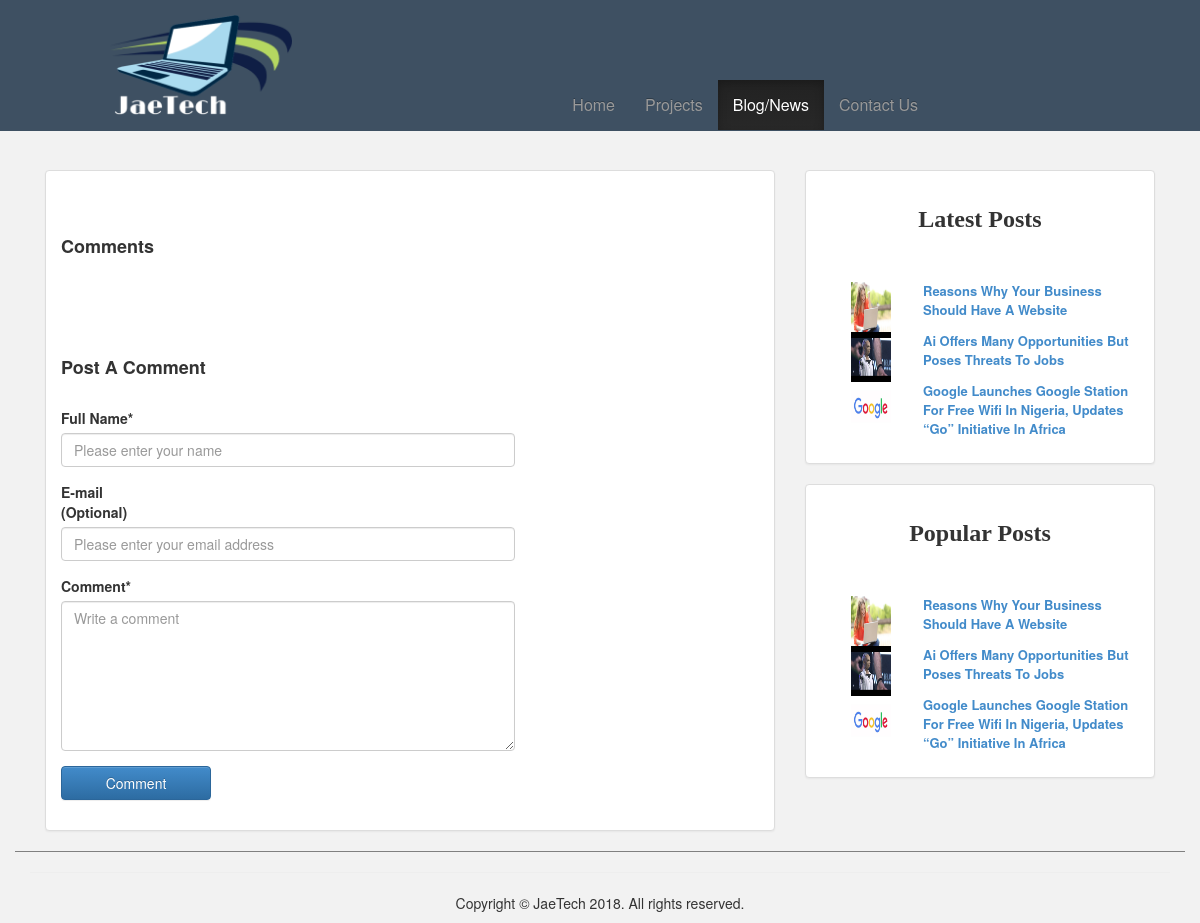
Page /view-post.php on the committed database.
### tables this page shows
CREATE TABLE IF NOT EXISTS `posts` (
  `postid` int(11) NOT NULL AUTO_INCREMENT,
  `posttitle` varchar(700) NOT NULL,
  `attachedfile` varchar(300) NOT NULL,
  `blogPost` varchar(6000) NOT NULL,
  `slugged_title` varchar(400) NOT NULL,
  `dateTime` varchar(100) NOT NULL,
  `hitz` int(200) NOT NULL DEFAULT '0',
  PRIMARY KEY (`postid`)
);

### view-post.php (the view, shortened to what this page needs)
<!DOCTYPE html>
<html lang="en">
<html>
<head>
<link rel="stylesheet" type="text/css" href="css/bootstrap.min.css"/>
<link rel="stylesheet" href="css/font-awesome.min.css">
<link rel="stylesheet" type="text/css" href="css/bootstrap-theme.min.css"/>
<link rel="stylesheet" type="text/css" href="css/style.css"/>
</head>
<body>
	<header class="navbar navbar-inverse navbar-fixed-top bs-docs-nav" role="banner">
		<div class="container nbar">
			<div class="navbar-header">
				<a href="index.php" class="navbar-brand"><img src="img/logo.png" alt="jaetech_logo"  style="height:100px; margin-left: 80px;" align="left" class="img-responsive"/></a>
			</div>
			<nav class="collapse navbar-collapse bs-navbar-collapse" role="navigation">
				<ul class="nav navbar-nav nbar visible-md visible-lg mrgin">
					<li><a href="index.php">Home</a></li>
                    <li><a href="portfolio.php">Projects</a></li>
                    <li class="active"><a href="blog.php">Blog/News</a></li>
					<li><a href="contact.php">Contact Us</a></li>
				</ul>
			</nav>
		</div>
	</header>
	<div class="container margin">
		<div class="row">
			<div class="col-md-12">
				<div class="col-md-8">
					<div class="panel panel-default">
						<div class="panel-body">
							<?php
							include ("db.php");
							?>
							<br/><br/>
							<h4 align="left"><b>Comments</b></h4><br/>
							<br/><br/><br/>
							<h4 align="left"><b>Post A Comment</b></h4><br/>
							<form  action="procomment.php" method="post" id="comments" onsubmit="return validate()">
								<div class="form-group">
									<label for="fulname">Full Name*</label>
									<input type="text" name="fulname" class="form-control" id="fulname" placeholder="Please enter your name" style="width:65%"/>
								</div>
								<div class="form-group">
									<label for="mail">E-mail<br/>(Optional)</label>
									<input type="email" name="mail" class="form-control" id="mail" placeholder="Please enter your email address" style="width:65%"/>
								</div>
								<div class="form-group">
									<label for="comment">Comment*</label>
									<textarea name="comment" class="form-control" id="comment" placeholder="Write a comment" style="min-height: 150px; width:65%"></textarea>
								</div>
								<div class="form-group">
									<input type="submit" name="sndcomment" class="btn btn-primary" id="submit" value="Comment" style="width:150px;"/>
								</div>
							</form>
						</div>
					</div>
				</div>
				<div class="col-md-4">
					<div class="panel panel-default">
						<div class="panel-body">
							<h3 align="center" class="ffam"><b>Latest Posts</b></h3><br/><br/>
							<?php
							$limt = 5;
							$r = "SELECT * FROM posts ORDER BY postid  DESC LIMIT " .$limt;
							$res = mysqli_query($db, $r);
							if($res){
								while($row = mysqli_fetch_array($res)){
									$slug = $row["slugged_title"];
									echo '<div class="col-md-12">';
									echo '<div class="col-md-2">';
									echo '<img src="postfiles/'.$row["attachedfile"].'"  alt="'.$row["posttitle"].'" width="40" height="50"/>';
									echo '</div>';
									echo '<div class="col-md-10 col-md-push-1">';
									echo '<p style="font-weight:bold; font-size:13px; text-transform:capitalize;"><a href="view-post.php?post='.$slug.'">'.$row["posttitle"].'</a></p>';
									echo '</div>';
									echo '</div>';
								}
							}
							?>
						</div>
					</div>
					<div class="panel panel-default">
						<div class="panel-body">
							<h3 align="center" class="ffam"><b>Popular Posts</b></h3><br/><br/>
							<?php
							$res = mysqli_query($db, "SELECT * FROM posts ORDER BY hitz DESC LIMIT 5 ");
							if($res){
								while($row = mysqli_fetch_array($res)){
									$slugg = $row["slugged_title"];
									echo '<div class="col-md-12">';
									echo '<div class="col-md-2">';
									echo '<img src="postfiles/'.$row["attachedfile"].'"  alt="'.$row["posttitle"].'" width="40" height="50"/>';
									echo '</div>';
									echo '<div class="col-md-10 col-md-push-1">';
									echo '<p style="font-weight:bold; font-size:13px;text-transform:capitalize;"><a href="view-post.php?post='.$slugg.'">'.$row["posttitle"].'</a></p>';
									echo '</div>';
									echo '</div>';
								}
							}
							?>
						</div>
					</div>
				</div>
			</div>
		</div>
	</div>
	<footer>
		<div class="container" style="border-top: 1px solid grey;">
			<hr />
			<p class="text-center">Copyright &copy; JaeTech 2018. All rights reserved.</p>
		</div>
	</footer>
</body>
</html>

### css/style.css (style rules this page uses)
.nbar { background-color: #3e5062; }
.navbar-inverse { background-color: #3e5062; border-color: #3e5062; background-image: linear-gradient(to bottom, #3e5062 0px, #3e5062 100%); background-repeat: repeat-x; }
.mrgin { margin-left: 250px; margin-top: 80px; }
nav ul li { font-size: 16px; }
.margin { margin-top: 170px; }
body { background-color: #f2f2f2; }
.ffam { font-family: BlackChancery; }

### rows in the picture
posts: attachedfile (picture), posttitle "Reasons Why Your Business Should Have A Website"
posts: attachedfile (placeholder picture), posttitle "Ai Offers Many Opportunities But Poses Threats To Jobs"
posts: attachedfile (picture), posttitle "Google Launches Google Station For Free Wifi In Nigeria, Updates “go” Initiative In Africa"
